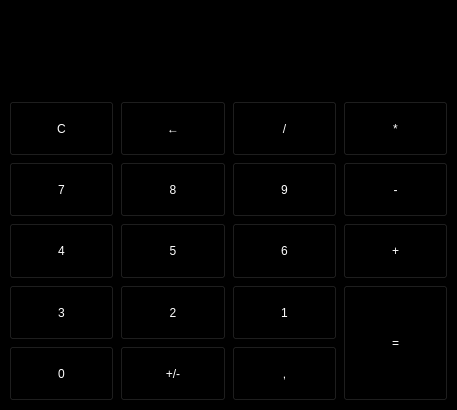
<?xml version="1.0" encoding="UTF-8"?>
<ui version="4.0">
 <class>MainWindow</class>
 <widget class="QMainWindow" name="MainWindow">
  <property name="enabled">
   <bool>true</bool>
  </property>
  <property name="geometry">
   <rect>
    <x>0</x>
    <y>0</y>
    <width>457</width>
    <height>410</height>
   </rect>
  </property>
  <property name="sizePolicy">
   <sizepolicy hsizetype="Fixed" vsizetype="Fixed">
    <horstretch>0</horstretch>
    <verstretch>0</verstretch>
   </sizepolicy>
  </property>
  <property name="windowTitle">
   <string>Калькулятор</string>
  </property>
  <property name="styleSheet">
   <string notr="true">background-color: rgb(0, 0, 0);
border-color: rgb(255, 255, 255);
color: rgb(255, 255, 255);</string>
  </property>
  <widget class="QWidget" name="centralwidget">
   <layout class="QVBoxLayout" name="verticalLayout">
    <item>
     <widget class="QLabel" name="label">
      <property name="sizePolicy">
       <sizepolicy hsizetype="Preferred" vsizetype="Expanding">
        <horstretch>0</horstretch>
        <verstretch>0</verstretch>
       </sizepolicy>
      </property>
      <property name="maximumSize">
       <size>
        <width>16777215</width>
        <height>40</height>
       </size>
      </property>
      <property name="baseSize">
       <size>
        <width>100</width>
        <height>10000</height>
       </size>
      </property>
      <property name="text">
       <string/>
      </property>
      <property name="alignment">
       <set>Qt::AlignRight|Qt::AlignTrailing|Qt::AlignVCenter</set>
      </property>
     </widget>
    </item>
    <item>
     <widget class="QLineEdit" name="lineEdit">
      <property name="sizePolicy">
       <sizepolicy hsizetype="Expanding" vsizetype="Expanding">
        <horstretch>0</horstretch>
        <verstretch>0</verstretch>
       </sizepolicy>
      </property>
      <property name="maximumSize">
       <size>
        <width>16777215</width>
        <height>40</height>
       </size>
      </property>
      <property name="maxLength">
       <number>16</number>
      </property>
      <property name="alignment">
       <set>Qt::AlignRight|Qt::AlignTrailing|Qt::AlignVCenter</set>
      </property>
      <property name="readOnly">
       <bool>true</bool>
      </property>
     </widget>
    </item>
    <item>
     <layout class="QGridLayout" name="gridLayout">
      <item row="1" column="1">
       <widget class="QPushButton" name="btn_8">
        <property name="sizePolicy">
         <sizepolicy hsizetype="Minimum" vsizetype="Expanding">
          <horstretch>0</horstretch>
          <verstretch>0</verstretch>
         </sizepolicy>
        </property>
        <property name="text">
         <string>8</string>
        </property>
       </widget>
      </item>
      <item row="2" column="2">
       <widget class="QPushButton" name="btn_6">
        <property name="sizePolicy">
         <sizepolicy hsizetype="Minimum" vsizetype="Expanding">
          <horstretch>0</horstretch>
          <verstretch>0</verstretch>
         </sizepolicy>
        </property>
        <property name="text">
         <string>6</string>
        </property>
       </widget>
      </item>
      <item row="1" column="2">
       <widget class="QPushButton" name="btn_9">
        <property name="sizePolicy">
         <sizepolicy hsizetype="Minimum" vsizetype="Expanding">
          <horstretch>0</horstretch>
          <verstretch>0</verstretch>
         </sizepolicy>
        </property>
        <property name="text">
         <string>9</string>
        </property>
       </widget>
      </item>
      <item row="2" column="0">
       <widget class="QPushButton" name="btn_4">
        <property name="sizePolicy">
         <sizepolicy hsizetype="Minimum" vsizetype="Expanding">
          <horstretch>0</horstretch>
          <verstretch>0</verstretch>
         </sizepolicy>
        </property>
        <property name="text">
         <string>4</string>
        </property>
       </widget>
      </item>
      <item row="3" column="0">
       <widget class="QPushButton" name="btn_3">
        <property name="sizePolicy">
         <sizepolicy hsizetype="Minimum" vsizetype="Expanding">
          <horstretch>0</horstretch>
          <verstretch>0</verstretch>
         </sizepolicy>
        </property>
        <property name="text">
         <string>3</string>
        </property>
       </widget>
      </item>
      <item row="0" column="0">
       <widget class="QPushButton" name="btn_c">
        <property name="sizePolicy">
         <sizepolicy hsizetype="Minimum" vsizetype="Expanding">
          <horstretch>0</horstretch>
          <verstretch>0</verstretch>
         </sizepolicy>
        </property>
        <property name="text">
         <string>C</string>
        </property>
       </widget>
      </item>
      <item row="3" column="1">
       <widget class="QPushButton" name="btn_2">
        <property name="sizePolicy">
         <sizepolicy hsizetype="Minimum" vsizetype="Expanding">
          <horstretch>0</horstretch>
          <verstretch>0</verstretch>
         </sizepolicy>
        </property>
        <property name="text">
         <string>2</string>
        </property>
       </widget>
      </item>
      <item row="3" column="2">
       <widget class="QPushButton" name="btn_1">
        <property name="sizePolicy">
         <sizepolicy hsizetype="Minimum" vsizetype="Expanding">
          <horstretch>0</horstretch>
          <verstretch>0</verstretch>
         </sizepolicy>
        </property>
        <property name="text">
         <string>1</string>
        </property>
       </widget>
      </item>
      <item row="2" column="1">
       <widget class="QPushButton" name="btn_5">
        <property name="sizePolicy">
         <sizepolicy hsizetype="Minimum" vsizetype="Expanding">
          <horstretch>0</horstretch>
          <verstretch>0</verstretch>
         </sizepolicy>
        </property>
        <property name="text">
         <string>5</string>
        </property>
       </widget>
      </item>
      <item row="1" column="0">
       <widget class="QPushButton" name="btn_7">
        <property name="sizePolicy">
         <sizepolicy hsizetype="Minimum" vsizetype="Expanding">
          <horstretch>0</horstretch>
          <verstretch>0</verstretch>
         </sizepolicy>
        </property>
        <property name="text">
         <string>7</string>
        </property>
       </widget>
      </item>
      <item row="4" column="2">
       <widget class="QPushButton" name="btn_comma">
        <property name="sizePolicy">
         <sizepolicy hsizetype="Minimum" vsizetype="Expanding">
          <horstretch>0</horstretch>
          <verstretch>0</verstretch>
         </sizepolicy>
        </property>
        <property name="text">
         <string>,</string>
        </property>
       </widget>
      </item>
      <item row="4" column="1">
       <widget class="QPushButton" name="btn_sign">
        <property name="sizePolicy">
         <sizepolicy hsizetype="Minimum" vsizetype="Expanding">
          <horstretch>0</horstretch>
          <verstretch>0</verstretch>
         </sizepolicy>
        </property>
        <property name="text">
         <string>+/-</string>
        </property>
       </widget>
      </item>
      <item row="4" column="0">
       <widget class="QPushButton" name="bnt_0">
        <property name="sizePolicy">
         <sizepolicy hsizetype="Minimum" vsizetype="Expanding">
          <horstretch>0</horstretch>
          <verstretch>0</verstretch>
         </sizepolicy>
        </property>
        <property name="text">
         <string>0</string>
        </property>
       </widget>
      </item>
      <item row="3" column="3" rowspan="2">
       <widget class="QPushButton" name="btn_rez">
        <property name="sizePolicy">
         <sizepolicy hsizetype="Minimum" vsizetype="Expanding">
          <horstretch>0</horstretch>
          <verstretch>0</verstretch>
         </sizepolicy>
        </property>
        <property name="text">
         <string>=</string>
        </property>
       </widget>
      </item>
      <item row="2" column="3">
       <widget class="QPushButton" name="btn_plus">
        <property name="sizePolicy">
         <sizepolicy hsizetype="Minimum" vsizetype="Expanding">
          <horstretch>0</horstretch>
          <verstretch>0</verstretch>
         </sizepolicy>
        </property>
        <property name="text">
         <string>+</string>
        </property>
       </widget>
      </item>
      <item row="1" column="3">
       <widget class="QPushButton" name="btn_minus">
        <property name="sizePolicy">
         <sizepolicy hsizetype="Minimum" vsizetype="Expanding">
          <horstretch>0</horstretch>
          <verstretch>0</verstretch>
         </sizepolicy>
        </property>
        <property name="text">
         <string>-</string>
        </property>
       </widget>
      </item>
      <item row="0" column="3">
       <widget class="QPushButton" name="btn_mul">
        <property name="sizePolicy">
         <sizepolicy hsizetype="Minimum" vsizetype="Expanding">
          <horstretch>0</horstretch>
          <verstretch>0</verstretch>
         </sizepolicy>
        </property>
        <property name="cursor">
         <cursorShape>PointingHandCursor</cursorShape>
        </property>
        <property name="text">
         <string>*</string>
        </property>
       </widget>
      </item>
      <item row="0" column="2">
       <widget class="QPushButton" name="btn_del">
        <property name="sizePolicy">
         <sizepolicy hsizetype="Minimum" vsizetype="Expanding">
          <horstretch>0</horstretch>
          <verstretch>0</verstretch>
         </sizepolicy>
        </property>
        <property name="text">
         <string>/</string>
        </property>
       </widget>
      </item>
      <item row="0" column="1">
       <widget class="QPushButton" name="btn_arrow">
        <property name="sizePolicy">
         <sizepolicy hsizetype="Minimum" vsizetype="Expanding">
          <horstretch>0</horstretch>
          <verstretch>0</verstretch>
         </sizepolicy>
        </property>
        <property name="styleSheet">
         <string notr="true">border-color: rgb(255, 255, 255);
gridline-color: rgb(255, 255, 255);</string>
        </property>
        <property name="text">
         <string>←</string>
        </property>
       </widget>
      </item>
     </layout>
    </item>
   </layout>
  </widget>
 </widget>
 <resources/>
 <connections/>
</ui>
